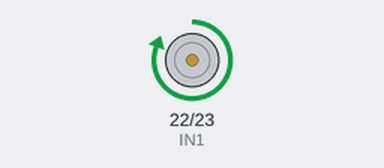
The sketch below on a simulated Arduino Mega 2560, built with avr-gcc and run on an emulated ATmega2560. On the bench: motor-driver pin pairs drawn as motors (green arrow = first pin HIGH = forward, orange = second pin HIGH = backward, longer = more drive, scaled by the enable pin).

Above: at 0.5 s.
Timing chart, 0 to 4.6 s (numbered marks = the images above):
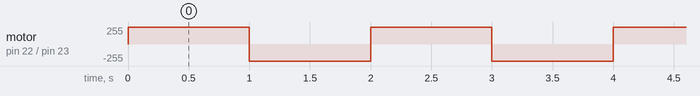

The sketch:

Test_H_Bridge_Motor.ino
```cpp
/******************************************************************************************************\
 Code for Arduino to test out the operation of the L298 motor driver. A single motor between OUT1 and
 OUT2 is controlled. A standard HD44780 LCD is used to display information.
 Source code provided by Zapterra Systems.
\******************************************************************************************************/

const int ENA = 2;
const int IN1 = 22;
const int IN2 = 23;

void setup()
{
  pinMode(ENA, OUTPUT);
  pinMode(IN1, OUTPUT);
  pinMode(IN2, OUTPUT);

}

void loop()
{
  digitalWrite(IN1, HIGH);
  digitalWrite(IN2, LOW);
  analogWrite(ENA, 255);
  delay(1000);
  digitalWrite (IN1, LOW); //Switch direction
  digitalWrite(IN2, HIGH);
  analogWrite(ENA, 255);
  delay(1000);
}
```

Measured:
- by itself, motor on pin 22 (IN1) / pin 23 (IN2): alternates forward 255/255 for 1.0 s and backward 255/255 for 1.0 s
